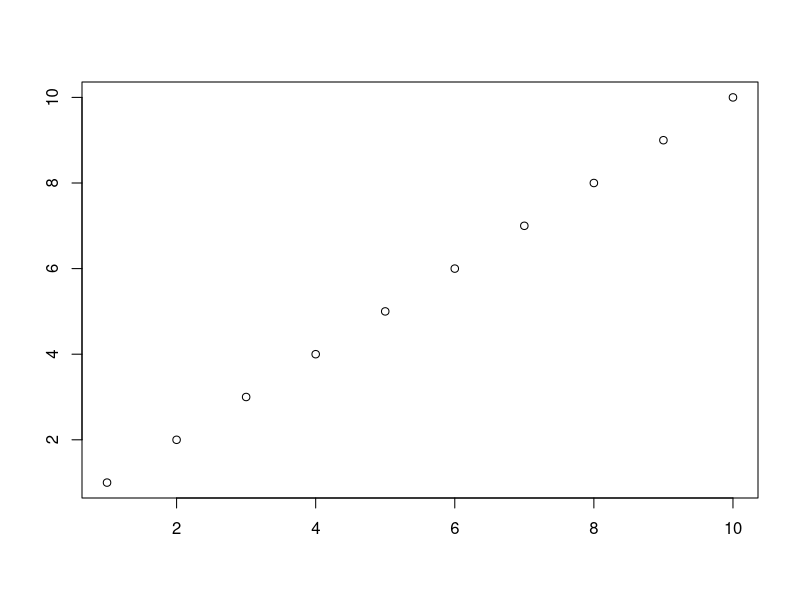

Source code (R): (Note: this script raises an error after producing the figure.)
## ---- chunk 1

plot(1:10, main = input$title)

